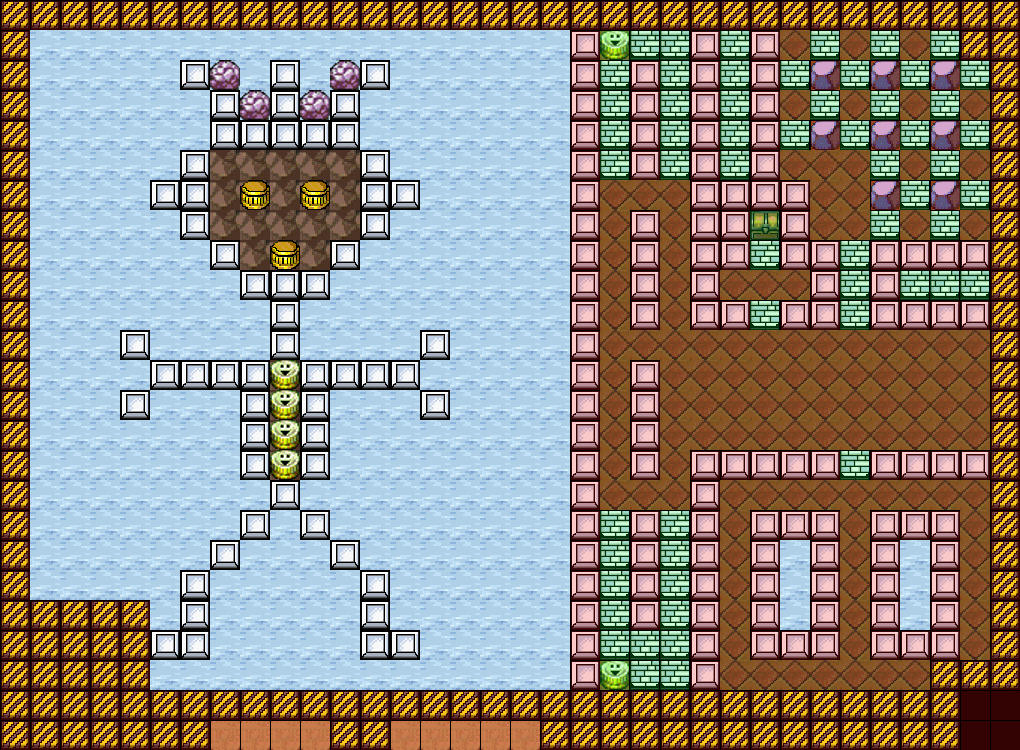

A level layout from a 2D game, rendered from its tile map. Below: a short description, then the map file with tile-grid data replaced by summaries:
An orthogonal 34x25 tile map with 30x30 px tiles, 3 tile layers (Background, Foreground, Meta), 2 tilesets and 28 objects (21x SpawnPoint, 2x 3, SpawnPlayer, Exit, 5, ...).

<map version="1.0" orientation="orthogonal" width="34" height="25" tilewidth="30" tileheight="30">
 <tileset firstgid="1" name="objects" tilewidth="30" tileheight="30">
  <image source="objects.png" width="240" height="450" />
  <tile id="60">
   <properties>
    <property name="Type" value="wall1" />
   </properties>
  </tile>
  <tile id="66">
   <properties>
    <property name="Type" value="wall2" />
   </properties>
  </tile>
  <tile id="72">
   <properties>
    <property name="Type" value="wall3" />
   </properties>
  </tile>
  <tile id="78">
   <properties>
    <property name="Type" value="wall4" />
   </properties>
  </tile>
  <tile id="84">
   <properties>
    <property name="Type" value="wall5" />
   </properties>
  </tile>
  <tile id="90">
   <properties>
    <property name="Type" value="wall6" />
   </properties>
  </tile>
  <tile id="96">
   <properties>
    <property name="Type" value="wall7" />
   </properties>
  </tile>
  <tile id="102">
   <properties>
    <property name="Type" value="wall8" />
   </properties>
  </tile>
  <tile id="108">
   <properties>
    <property name="Type" value="wall9" />
   </properties>
  </tile>
 </tileset>
 <tileset firstgid="121" name="meta_tiles30x30" tilewidth="30" tileheight="30" spacing="1">
  <image source="meta_tiles30x30.png" width="61" height="31" />
  <tile id="0">
   <properties>
    <property name="Collidable" value="True" />
   </properties>
  </tile>
  <tile id="1">
   <properties>
    <property name="Collectable" value="True" />
   </properties>
  </tile>
 </tileset>
 <layer name="Background" width="34" height="25">
  <data>[850 cells, 846 non-empty, 6 distinct tile ids]</data>
 </layer>
 <layer name="Foreground" width="34" height="25">
  <data>[850 cells, 84 non-empty, 7 distinct tile ids]</data>
 </layer>
 <layer name="Meta" width="34" height="25">
  <data>[850 cells, 343 non-empty, 2 distinct tile ids]</data>
 </layer>
 <objectgroup name="Objects" width="34" height="25">
  <object name="SpawnPlayer" x="840" y="660" width="30" height="30" />
  <object name="SpawnPoint15" type="SpawnPoint" x="900" y="150" width="30" height="30">
   <properties>
    <property name="character" value="rock.png" />
   </properties>
  </object>
  <object name="SpawnPoint14" type="SpawnPoint" x="900" y="90" width="30" height="30">
   <properties>
    <property name="character" value="rock.png" />
   </properties>
  </object>
  <object name="SpawnPoint11" type="SpawnPoint" x="840" y="90" width="30" height="30">
   <properties>
    <property name="character" value="rock.png" />
   </properties>
  </object>
  <object name="SpawnPoint17" type="SpawnPoint" x="960" y="90" width="30" height="30">
   <properties>
    <property name="character" value="rock.png" />
   </properties>
  </object>
  <object name="SpawnPoint18" type="SpawnPoint" x="960" y="150" width="30" height="30">
   <properties>
    <property name="character" value="rock.png" />
   </properties>
  </object>
  <object name="SpawnPoint8" type="SpawnPoint" x="780" y="90" width="30" height="30">
   <properties>
    <property name="character" value="rock.png" />
   </properties>
  </object>
  <object name="SpawnPoint7" type="SpawnPoint" x="780" y="30" width="30" height="30">
   <properties>
    <property name="character" value="rock.png" />
   </properties>
  </object>
  <object name="SpawnPoint10" type="SpawnPoint" x="840" y="30" width="30" height="30">
   <properties>
    <property name="character" value="rock.png" />
   </properties>
  </object>
  <object name="SpawnPoint13" type="SpawnPoint" x="900" y="30" width="30" height="30">
   <properties>
    <property name="character" value="rock.png" />
   </properties>
  </object>
  <object name="SpawnPoint16" type="SpawnPoint" x="900" y="210" width="30" height="30">
   <properties>
    <property name="character" value="rock.png" />
   </properties>
  </object>
  <object name="SpawnPoint19" type="SpawnPoint" x="960" y="210" width="30" height="30">
   <properties>
    <property name="character" value="rock.png" />
   </properties>
  </object>
  <object name="SpawnPoint9" type="SpawnPoint" x="810" y="180" width="30" height="30">
   <properties>
    <property name="character" value="rock.png" />
   </properties>
  </object>
  <object name="SpawnPoint4" type="SpawnPoint" x="750" y="270" width="30" height="30">
   <properties>
    <property name="character" value="rock.png" />
   </properties>
  </object>
  <object name="SpawnPoint1" type="SpawnPoint" x="600" y="240" width="30" height="30">
   <properties>
    <property name="character" value="rock.png" />
   </properties>
  </object>
  <object name="SpawnPoint2" type="SpawnPoint" x="600" y="390" width="30" height="30">
   <properties>
    <property name="character" value="rock.png" />
   </properties>
  </object>
  <object name="SpawnPoint3" type="SpawnPoint" x="720" y="360" width="30" height="30">
   <properties>
    <property name="character" value="rock.png" />
   </properties>
  </object>
  <object name="SpawnPoint6" type="SpawnPoint" x="780" y="360" width="30" height="30">
   <properties>
    <property name="character" value="snake.png" />
   </properties>
  </object>
  <object name="SpawnPoint12" type="SpawnPoint" x="840" y="360" width="30" height="30">
   <properties>
    <property name="character" value="snake.png" />
   </properties>
  </object>
  <object name="SpawnPoint20" type="SpawnPoint" x="900" y="360" width="30" height="30">
   <properties>
    <property name="character" value="rock.png" />
   </properties>
  </object>
  <object name="SpawnPoint5" type="SpawnPoint" x="750" y="480" width="30" height="30">
   <properties>
    <property name="character" value="ball.png" />
   </properties>
  </object>
  <object name="SpawnPoint21" type="SpawnPoint" x="930" y="480" width="30" height="30">
   <properties>
    <property name="character" value="ball.png" />
   </properties>
  </object>
  <object name="Exit" x="870" y="0" width="30" height="30" />
 </objectgroup>
 <objectgroup name="Bonuses" width="34" height="25">
  <object name="Bonus3" type="5" x="750" y="210" width="30" height="30" />
  <object name="Bonus1" type="3" x="600" y="30" width="30" height="30" />
  <object name="Bonus2" type="3" x="600" y="660" width="30" height="30" />
  <object name="Bonus5" type="1" x="930" y="90" width="30" height="30" />
  <object name="Bonus4" type="4" x="960" y="60" width="30" height="30" />
 </objectgroup>
</map>
